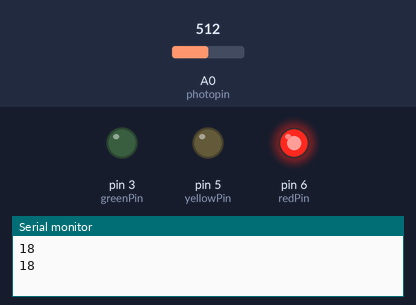
Simulated run of this sketch. Board: Arduino Uno, built with avr-gcc and run on an emulated ATmega328P. Shown: output pins drawn as LEDs (lit = HIGH), the last lines printed to the serial monitor. The test bench sets the inputs (shaded band); at power-on: A0 (photopin) = 512.

Above: at 1.7 s.
1.8 s: A0 (photopin) set to 493
5.9 s: A0 (photopin) set to 466
8.9 s: A0 (photopin) set to 306
At 10.35 s:
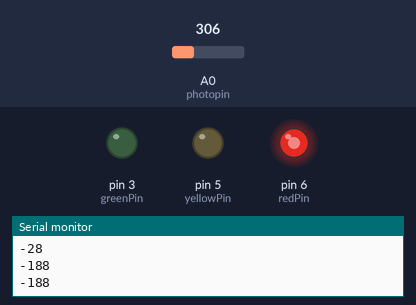
At 11.7 s:
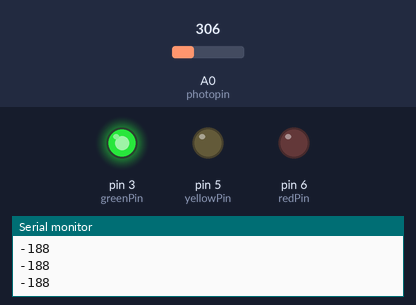
Timing chart, 0 to 20.4 s (numbered marks = the images above; inputs shaded):
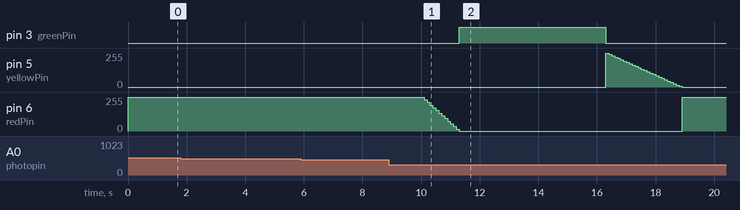

The sketch:

MakeshiftStoplight.ino
```cpp
//Created by Brandon Contino
//Last Modified 12/25/2014
//Program emulates a makeshift stoplight controlled by a light sensor to
//signify when a car arrives. Adds in a faded yellow light and red light
//capability.
#include <avr/io.h>
#include <avr/interrupt.h>

int photopin = A0;
int redPin = 6;
int yellowPin = 5;
int greenPin = 3;
int photoval;
int pval;


void setup()
{
  Serial.begin(9600);
  pinMode(photopin,INPUT);
  pinMode(redPin,OUTPUT);
  pinMode(yellowPin,OUTPUT);
  pinMode(greenPin,OUTPUT);
  // initialize Timer1
    cli();          // disable global interrupts
    TCCR1A = 0;     // set entire TCCR1A register to 0
    TCCR1B = 0;     // same for TCCR1B

    // set compare match register to desired timer count:
    OCR1A = 15624;
    // turn on CTC mode:
    TCCR1B |= (1 << WGM12);
    // Set CS10 and CS12 bits for 1024 prescaler:
    TCCR1B |= (1 << CS10);
    TCCR1B |= (1 << CS12);
    // enable timer compare interrupt:
    TIMSK1 |= (1 << OCIE1A);
    // enable global interrupts:
    sei();
}

void loop()
{
    digitalWrite(greenPin,LOW);
    digitalWrite(redPin,HIGH);
    digitalWrite(yellowPin,LOW);
    delay(5000);
  if (pval < -10)
  {
    for(int ii = 255; ii >= 0; ii = ii - 20)
    {
      analogWrite(redPin,ii);
      delay(100);
    }
    digitalWrite(redPin,LOW);
    digitalWrite(greenPin,HIGH);
    delay(5000);
    digitalWrite(greenPin,LOW);
    digitalWrite(yellowPin,HIGH);
   for(int ii = 255; ii >= 0; ii = ii - 10)
    {
      analogWrite(yellowPin,ii);
      delay(100);
    }
    digitalWrite(yellowPin,LOW);
    digitalWrite(redPin,HIGH);
  }
}

ISR(TIMER1_COMPA_vect)
{
  photoval = analogRead(photopin);
  pval = photoval - 494;
  Serial.println(pval);
  Serial.println();
}
```
